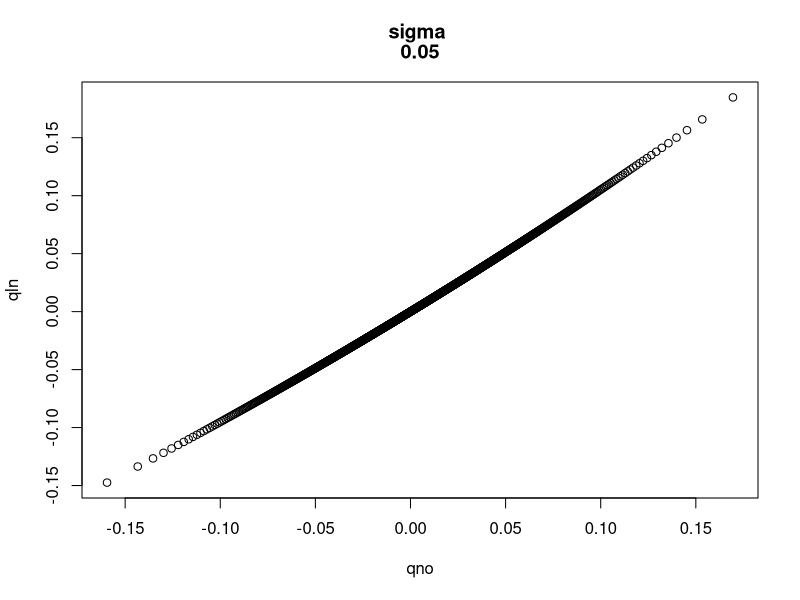
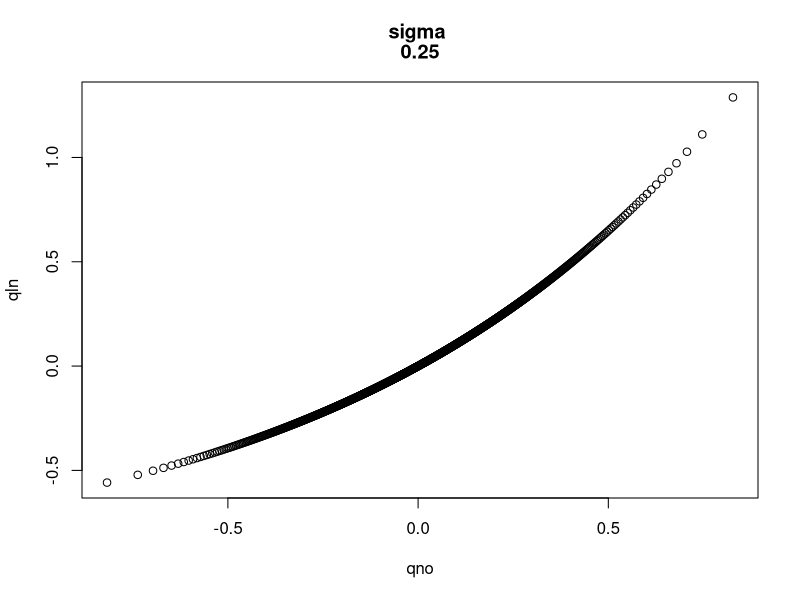

Reproduce these figures in R, in order.
n <- 1000
xi <- .005
sigma1 <- .05
sigma2 <- .25
sigmas = list(sigma1, sigma2)

u = (1:n-.5)/n

for( i in 1:length(sigmas)){
  X11()
  sigma = sigmas[[i]]
  
  qno = xi +sigma*qnorm(u)
  qln = exp(qno) -1
  
  plot(qno, qln)
  title(c('sigma ', sigma))
}





